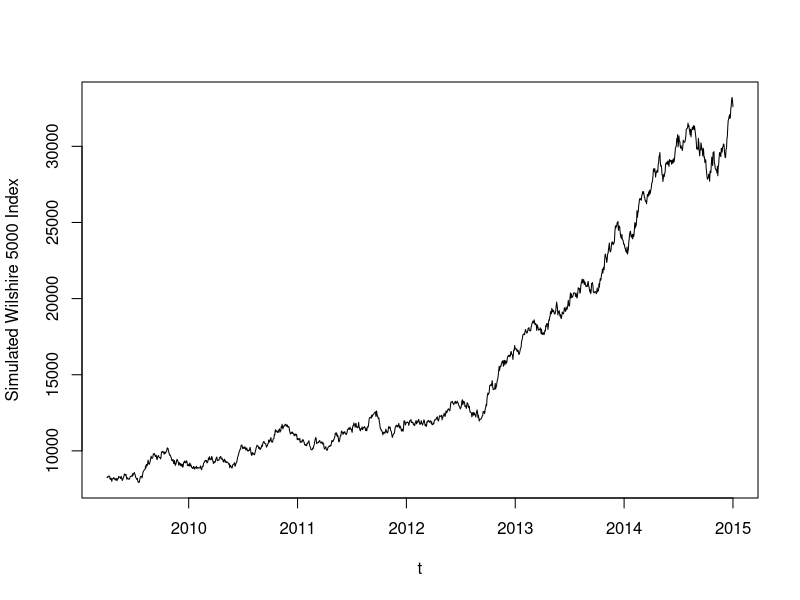

This chart was generated by the following R code:
mu <- 0.1682262
sigma <- 0.1722922
T <- 5.75
# length of the interval [0, T] in time units of years
S0 <- 8242.38

N <- 1448
# number of end-points of the grid including T
Delta <- T/N
# time increment,

t <- seq(0, T, length = N + 1)
W <- c(0, cumsum(sqrt(Delta) * rnorm(N)))  # Wiener process, 
GBM <- S0 * exp(mu * t + sigma * W)

plot(t, GBM, type = "l", xaxt = "n", ylab = "Simulated Wilshire 5000 Index")
axis(1, at = c(0.75, 1.75, 2.75, 3.75, 4.75, 5.75), label = c("2010", "2011", "2012", 
    "2013", "2014", "2015"))


## NAME: stockmarketmodel.R
##
## USAGE: within R, at interactive prompt
##        source("stockmarketmodel.R")
## REQUIRED ARGUMENTS: none
##
## OPTIONS: none
## DESCRIPTION: Create a Geometric Brownian Motion with the same
## parameters as the Wilshire 5000 Index over the period April 1, 2009 to
## December 31, 2014
## DIAGNOSTICS: none
## CONFIGURATION AND ENVIRONMENT: none
## DEPENDENCIES: none
## INCOMPATIBILITIES: none known
## PROVENANCE: created by sdunbar
## BUGS AND LIMITATIONS: none known
## FEATURES AND POTENTIAL IMPROVEMENTS:
##   1. Would be good to include the actual Wilshire 5000 data over the period
##   April 1, 2009, to December 31, 2015, but that would require a way to
##   incorporate the 1449 dates and corresponding data values.
##   2.  Profiling shows almost all time is spent in plotting.
## AUTHOR:  Steve Dunbar
## VERSION: 1.0 as of Wed Sep  9, 2015  7:31 AM
## KEYWORDS: Wiener process, Brownian Motion, Geometric Brownian
## Motion, relative growth rate, Wilshire 5000
